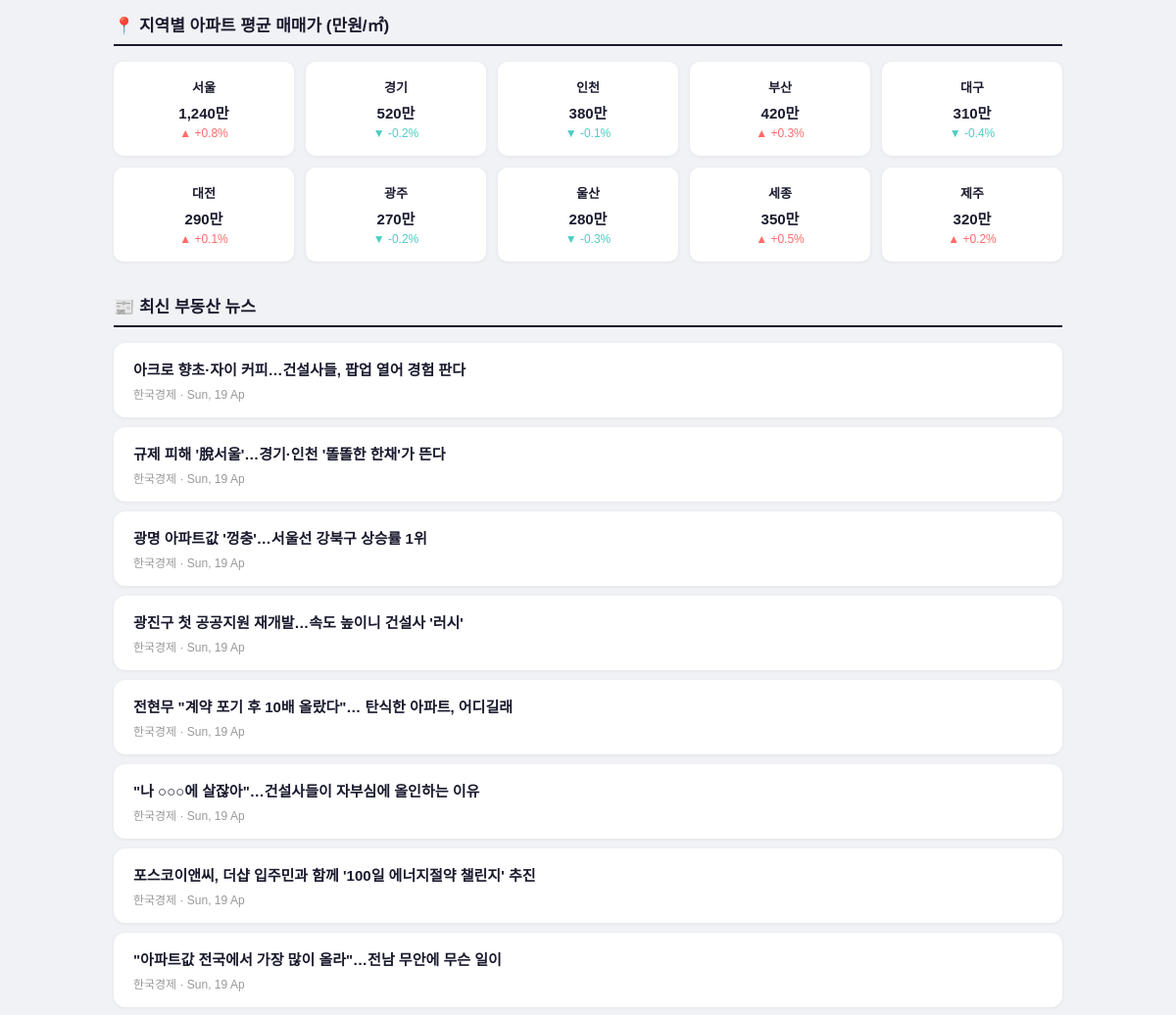
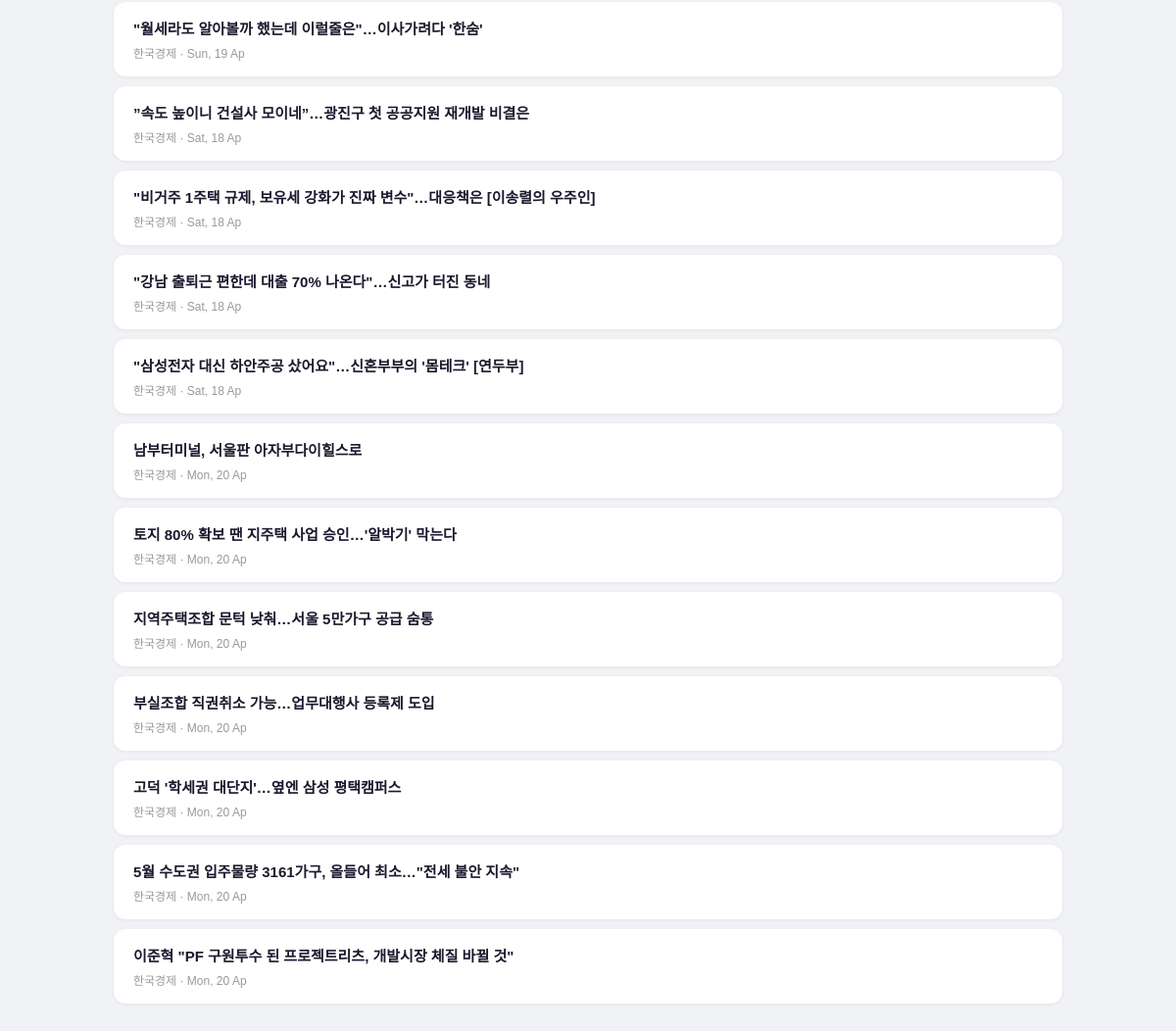
Before: /realestate (lower part) with the older database file (2 pictures, top to bottom).
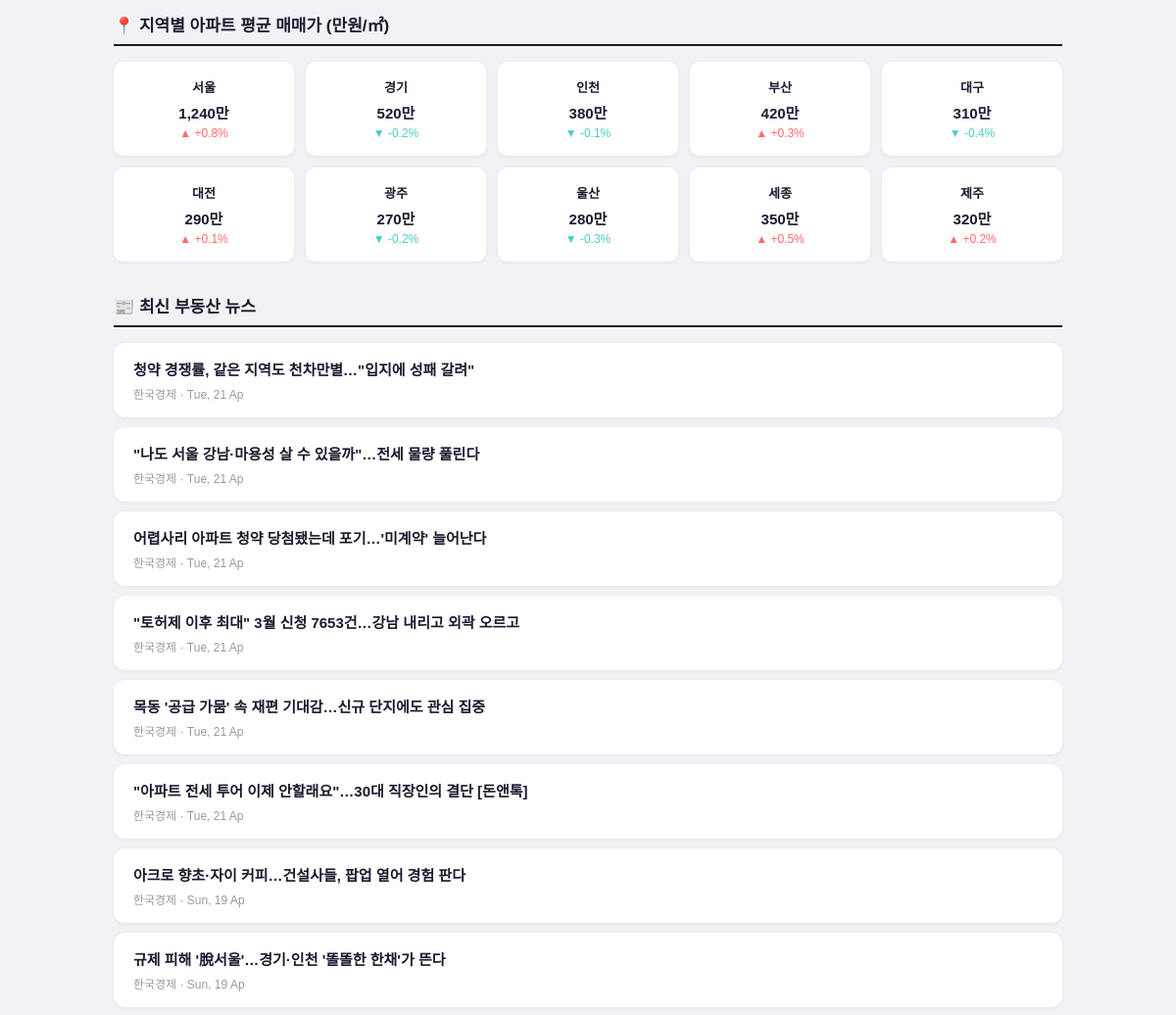
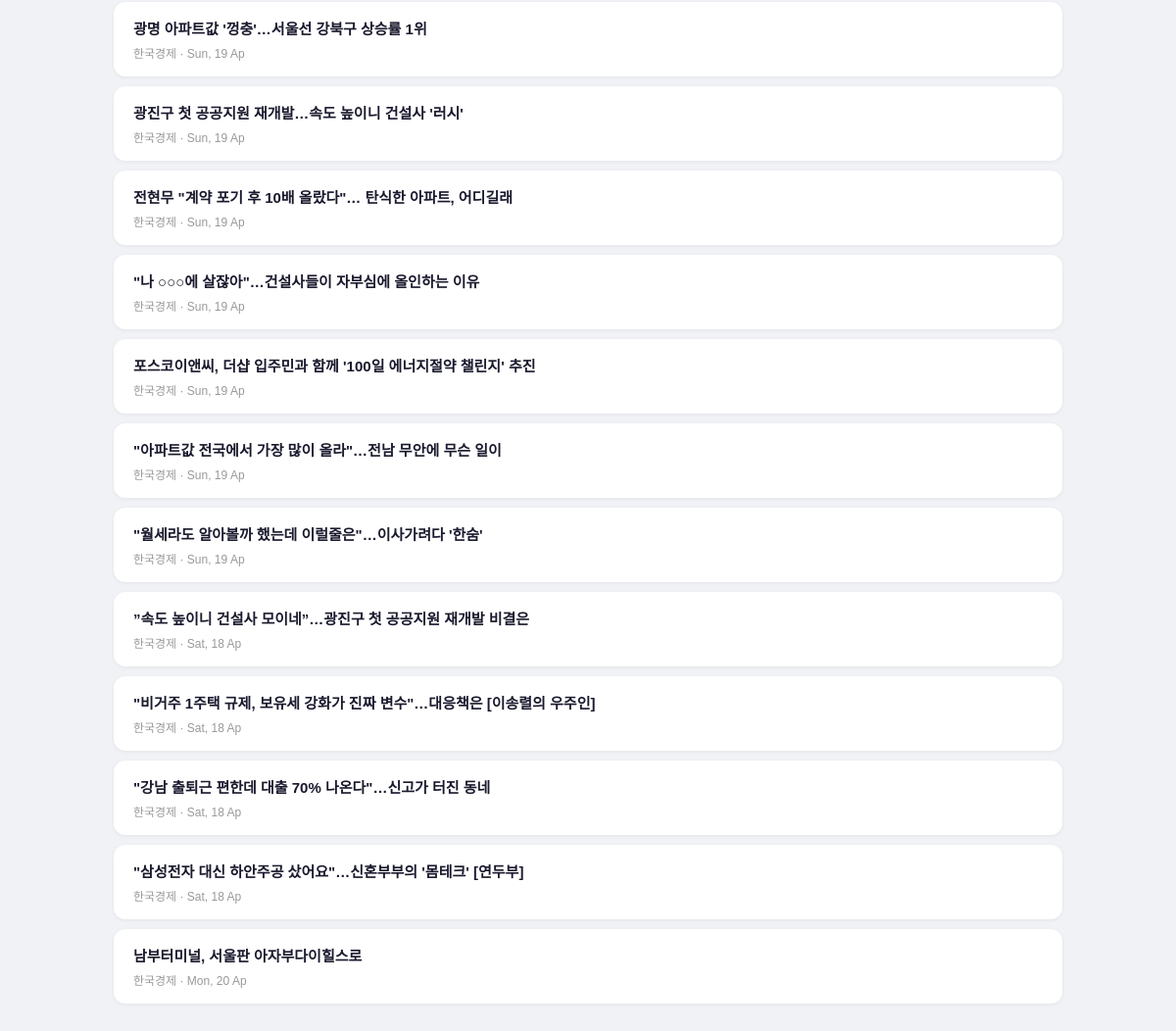
After: the same page with the newer database file (2 pictures, top to bottom).
### tables this page shows
CREATE TABLE articles (
            id       INTEGER PRIMARY KEY AUTOINCREMENT,
            title    TEXT NOT NULL,
            link     TEXT,
            source   TEXT,
            category TEXT,
            date     TEXT
        );

### app.py (the view)
@app.route("/realestate")
def realestate():
    articles = get_articles("부동산")
    return render_template("realestate.html", articles=articles)

### app.py (called while the page is built, shortened)
def get_articles(category=None):
    conn = sqlite3.connect(DB)
    c = conn.cursor()
    if category:
        c.execute("""
            SELECT id, title, link, source, category, date
            FROM articles WHERE category=?
            ORDER BY date DESC LIMIT 20
        """, (category,))
    rows = c.fetchall()
    conn.close()
    return [{"id": r[0], "title": r[1], "link": r[2], "source": r[3], "category": r[4], "date": r[5]} for r in rows]

### templates/realestate.html (shortened to what this page needs)
<!DOCTYPE html>
<html lang="ko">
<head>
</head>
<body>
<div class="container">
  <div class="section-title">📍 지역별 아파트 평균 매매가 (만원/㎡)</div>
  <div class="region-grid">
    <div class="region-card"><div class="region">서울</div><div class="price">1,240만</div><div class="diff up">▲ +0.8%</div></div>
    <div class="region-card"><div class="region">경기</div><div class="price">520만</div><div class="diff down">▼ -0.2%</div></div>
    <div class="region-card"><div class="region">인천</div><div class="price">380만</div><div class="diff down">▼ -0.1%</div></div>
    <div class="region-card"><div class="region">부산</div><div class="price">420만</div><div class="diff up">▲ +0.3%</div></div>
    <div class="region-card"><div class="region">대구</div><div class="price">310만</div><div class="diff down">▼ -0.4%</div></div>
    <div class="region-card"><div class="region">대전</div><div class="price">290만</div><div class="diff up">▲ +0.1%</div></div>
    <div class="region-card"><div class="region">광주</div><div class="price">270만</div><div class="diff down">▼ -0.2%</div></div>
    <div class="region-card"><div class="region">울산</div><div class="price">280만</div><div class="diff down">▼ -0.3%</div></div>
    <div class="region-card"><div class="region">세종</div><div class="price">350만</div><div class="diff up">▲ +0.5%</div></div>
    <div class="region-card"><div class="region">제주</div><div class="price">320만</div><div class="diff up">▲ +0.2%</div></div>
  </div>
  <div class="section-title">📰 최신 부동산 뉴스</div>
  {% for article in articles %}
  <div class="article-card">
    <h4><a href="{{ article['link'] }}" target="_blank" rel="noreferrer">{{ article['title'] }}</a></h4>
    <div class="meta">{{ article['source'] }} · {{ article['date'] }}</div>
  </div>
  {% endfor %}
</div>
</body>
</html>

Changed rows visible on the page:
no longer on this page (row unchanged): articles: title "토지 80% 확보 땐 지주택 사업 승인…'알박기' 막는다", source "한국경제", date "Mon, 20 Ap"
no longer on this page (row unchanged): articles: title "지역주택조합 문턱 낮춰…서울 5만가구 공급 숨통", source "한국경제", date "Mon, 20 Ap"
no longer on this page (row unchanged): articles: title "부실조합 직권취소 가능…업무대행사 등록제 도입", source "한국경제", date "Mon, 20 Ap"
no longer on this page (row unchanged): articles: title "고덕 '학세권 대단지'…옆엔 삼성 평택캠퍼스", source "한국경제", date "Mon, 20 Ap"
no longer on this page (row unchanged): articles: title "5월 수도권 입주물량 3161가구, 올들어 최소…\"전세 불안 지속\"", source "한국경제", date "Mon, 20 Ap"
no longer on this page (row unchanged): articles: title "이준혁 \"PF 구원투수 된 프로젝트리츠, 개발시장 체질 바뀔 것\"", source "한국경제", date "Mon, 20 Ap"
added articles: title "청약 경쟁률, 같은 지역도 천차만별…\"입지에 성패 갈려\"", source "한국경제", date "Tue, 21 Ap"
added articles: title "\"나도 서울 강남·마용성 살 수 있을까\"…전세 물량 풀린다", source "한국경제", date "Tue, 21 Ap"
added articles: title "어렵사리 아파트 청약 당첨됐는데 포기…'미계약' 늘어난다", source "한국경제", date "Tue, 21 Ap"
added articles: title "\"토허제 이후 최대\" 3월 신청 7653건…강남 내리고 외곽 오르고", source "한국경제", date "Tue, 21 Ap"
added articles: title "목동 '공급 가뭄' 속 재편 기대감…신규 단지에도 관심 집중", source "한국경제", date "Tue, 21 Ap"
added articles: title "\"아파트 전세 투어 이제 안할래요\"…30대 직장인의 결단 [돈앤톡]", source "한국경제", date "Tue, 21 Ap"
